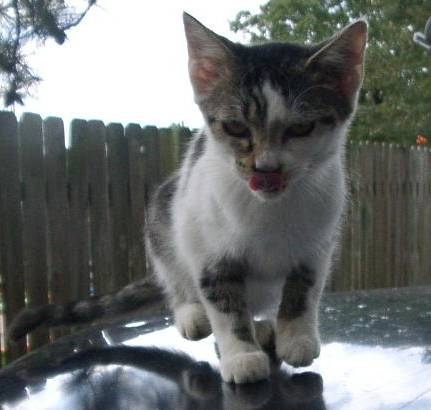
#> input picture Cat/cat.11.jpg, 431 x 410 px, found by its file name
$ jupyter execute --allow-errors image_classification_ML.ipynb
#> lines starting #> are read from the running program, lines starting #| are printed output that depends on the picture
[cell 1]
import os

#> (a cell that did not finish here is left out)

[cell 3]
os.listdir('/content/drive/MyDrive/datasets/Data/Dog')

[cell 4]
os.listdir('/content/drive/MyDrive/datasets/Data/Cat')

[cell 5]
len(os.listdir('/content/drive/MyDrive/datasets/Data/Cat'))

[cell 6]
len(os.listdir('/content/drive/MyDrive/datasets/Data/Dog'))

[cell 7]
datadir='/content/drive/MyDrive/datasets/Data'
dogpath=os.path.join(datadir,'Dog')
dogpath

[cell 8]
os.listdir(dogpath)

[cell 9]
datadir='/content/drive/MyDrive/datasets/Data'
#> (the rest of this cell did not finish here and is left out)

[cell 10]
print('/content/drive/MyDrive/datasets/Data/Dog/dog.12.jpg')

[cell 11]
import pandas as pd
import matplotlib.pyplot as plt
from skimage.transform import resize
# resize to make images even
from skimage.io import imread
from sklearn.svm import SVC
from sklearn.model_selection import train_test_split
from sklearn.metrics import classification_report,ConfusionMatrixDisplay

[cell 12]
# adding images to the file
data_array=[]
# whenever we are adding images if its cat 1 is added if its dog 0 is added
target_array=[]
categories=['Cat','Dog']
datadir='/content/drive/MyDrive/datasets/Data'

[cell 13]
img=imread('/content/drive/MyDrive/datasets/Data/Cat/cat.11.jpg')
#> img is the input picture: shape (410, 431, 3); mean R, G, B 108.1, 111.4, 110.5
img

[cell 14]
for i in categories:
  sub_path=os.path.join(datadir,i) # joins cat and dog
  # print(sub_path)
  images=os.listdir(sub_path) # makes it as lists
  for img in images:
    img_path=os.path.join(sub_path,img) # in for loop, print each images in sub_path
    # print(img_path)
    img_array=imread(img_path) # read the images
    img_resize=resize(img_array,(150,150,3)) # resize all the images
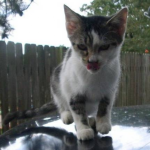
#> img_resize: shape (150, 150, 3) float64; mean R, G, B 0.424, 0.437, 0.433
    data_array.append(img_resize.flatten()) #flattened means to change to 1-dimension
    target_array.append(categories.index(i)) # when each time the loop executes, target array gets updated as 0 or 1
  print('loaded category : ',i)
#> pass 2 of the loop `for i in categories:`:
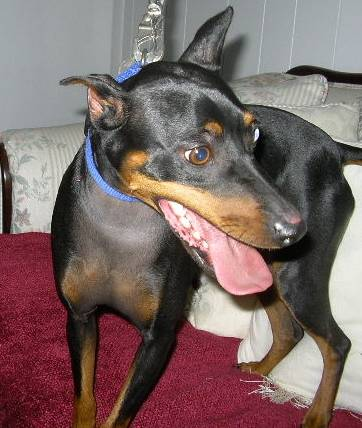
#> input picture Dog/dog.13.jpg, 362 x 428 px, found by its file name
#> img_array is the input picture: shape (428, 362, 3); mean R, G, B 123.5, 104.1, 101.7
#> `img_resize=resize(img_array,(150,150,3))`:
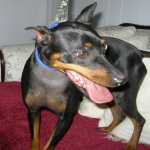
#> img_resize: shape (150, 150, 3) float64; mean R, G, B 0.484, 0.408, 0.399

[cell 15]
import numpy as np

[cell 16]
data=np.array(data_array)
data.shape # 150*150*3=67500 columns , 126 images
#> Out = (2, 67500)

[cell 17]
df=pd.DataFrame(data)
#> df = table of 2 rows and 67500 columns
df
#> Out = table of 2 rows and 67500 columns
#all the values has been scaled while resizeing it.

[cell 18]
target=np.array(target_array)
target.shape

[cell 19]
df['target']=target
df
#> Out = table of 2 rows and 67501 columns

[cell 20]
X=df.iloc[:,:-1]
#> X = table of 2 rows and 67500 columns
X
#> Out = table of 2 rows and 67500 columns

[cell 21]
y=df.iloc[:,-1]
y

[cell 22]
X_train,X_test,y_train,y_test=train_test_split(X,y,test_size=0.3,random_state=1)
#> X_train = table of 1 rows and 67500 columns; X_test = table of 1 rows and 67500 columns
